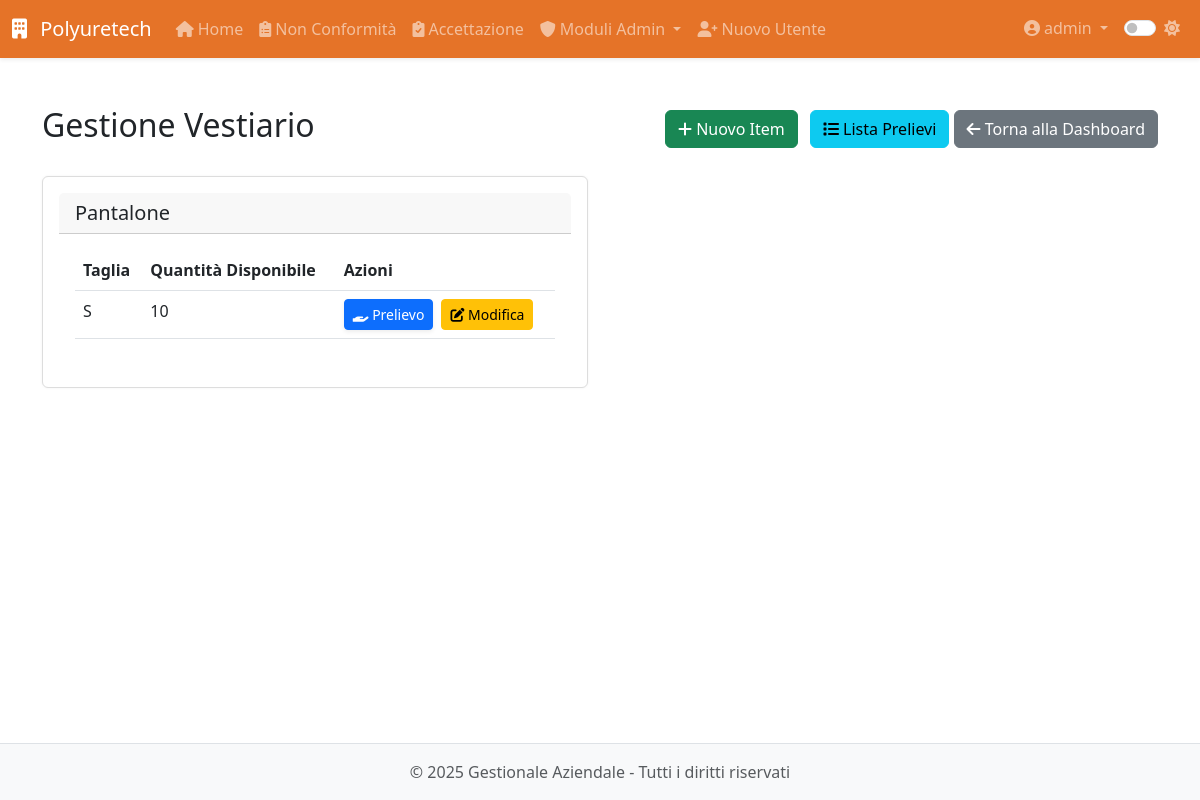
/modulo8/vestiario (signed in), run on the app's committed database.
### app/models.py (models this page shows, shortened)
class User(UserMixin, db.Model):
    __tablename__ = 'users'
    id = db.Column(db.Integer, primary_key=True)
    username = db.Column(db.String(64), unique=True, nullable=False, index=True)
    email = db.Column(db.String(120), unique=True, nullable=False, index=True)
    password_hash = db.Column(db.String(128), nullable=False)
    role = db.Column(db.String(20), default='operatore')  # 'operatore' o 'admin'
    created_at = db.Column(db.DateTime, default=datetime.utcnow)
    last_login = db.Column(db.DateTime)
    is_active = db.Column(db.Boolean, default=True)
    is_admin = db.Column(db.Boolean, default=False)
    modules = db.Column(db.String(255), default='')  # Lista di moduli accessibili separati da virgola
    modulo1_entries = db.relationship('Modulo1Entry',
                               backref='author',
                               lazy='dynamic',
                               foreign_keys='Modulo1Entry.user_id')
    modulo5_entries = db.relationship('Modulo5Entry',
                               backref='author',
                               lazy='dynamic',
                               foreign_keys='Modulo5Entry.user_id')
    def is_admin(self):
        return self.role == 'admin'

class Inventory(db.Model):
    __tablename__ = 'inventory'
    id = db.Column(db.Integer, primary_key=True)
    nome = db.Column(db.String(128), nullable=False)
    taglia = db.Column(db.String(64))                        # facoltativa
    quantita = db.Column(db.Integer, default=0, nullable=False)

### app/routes/modulo8.py (the view)
@modulo8.route('/vestiario')
@login_required
@admin_required
def vestiario():
    inventory = Inventory.query.order_by(Inventory.nome, Inventory.taglia).all()
    dipendenti = Dipendente.query.filter_by(archiviato=False).order_by(Dipendente.nome, Dipendente.cognome).all()
    return render_template(
        'modulo8/vestiario.html',
        inventory=inventory,
        dipendenti=dipendenti
    )

### app/models.py (called while the page is built)
@login_manager.user_loader
def load_user(id):
    return User.query.get(int(id))

### app/utils.py (called while the page is built)
def admin_required(f):
    @wraps(f)
    def decorated_function(*args, **kwargs):
        if not current_user.is_admin:
            abort(403)
        return f(*args, **kwargs)
    return decorated_function

### app/templates/modulo8/vestiario.html (shortened to what this page needs)
{% extends 'base.html' %}
{% block content %}
<div class="module-view">
    <div class="d-flex justify-content-between align-items-center mb-4">
        <h2>Gestione Vestiario</h2>
        <div>
            <a href="{{ url_for('modulo8.aggiungi_item_vestiario') }}" class="btn btn-success">
                <i class="fas fa-plus"></i> Nuovo Item
            </a>
            <a href="{{ url_for('modulo8.lista_prelievi_vestiario') }}" class="btn btn-info ms-2">
                <i class="fas fa-list"></i> Lista Prelievi
            </a>
            <a href="{{ url_for('modulo8.dashboard') }}" class="btn btn-secondary">
                <i class="fas fa-arrow-left"></i> Torna alla Dashboard
            </a>
        </div>
    </div>
    <div class="row">
        {% for nome, items in inventory|groupby('nome') %}
        <div class="col-md-6 mb-4">
            <div class="card">
                <div class="card-header">
                    <h5 class="card-title mb-0">{{ nome }}</h5>
                </div>
                <div class="card-body">
                    <div class="table-responsive">
                        <table class="table">
                            <thead>
                                <tr>
                                    <th>Taglia</th>
                                    <th>Quantità Disponibile</th>
                                    <th>Azioni</th>
                                </tr>
                            </thead>
                            <tbody>
                                {% for item in items %}
                                <tr>
                                    <td>{{ item.taglia }}</td>
                                    <td>{{ item.quantita }}</td>
                                    <td>
                                        <div class="d-flex gap-2">
                                            <button type="button"
                                                    class="btn btn-primary btn-sm"
                                                    data-bs-toggle="modal"
                                                    data-bs-target="#prelievoModal{{ item.id }}">
                                                <i class="fas fa-hand-holding"></i> Prelievo
                                            </button>
                                            <a href="{{ url_for('modulo8.modifica_item_vestiario', id=item.id) }}"
                                               class="btn btn-warning btn-sm">
                                                <i class="fas fa-edit"></i> Modifica
                                            </a>
                                        </div>
                                    </td>
                                </tr>
                                {% endfor %}
                            </tbody>
                        </table>
                    </div>
                </div>
            </div>
        </div>
        {% endfor %}
    </div>
</div>
{% endblock %}

### app/templates/base.html (shortened to what this page needs)
<!DOCTYPE html>
<html lang="it">
<head>
    <link href="https://cdn.jsdelivr.net/npm/bootstrap@5.3.0-alpha1/dist/css/bootstrap.min.css" rel="stylesheet">
    <link rel="stylesheet" href="https://cdnjs.cloudflare.com/ajax/libs/font-awesome/6.0.0/css/all.min.css">
    <link id="theme-style" rel="stylesheet" href="{{ url_for('static', filename='css/theme-' + theme + '.css') }}">
    <link rel="stylesheet" href="{{ url_for('static', filename='css/style.css') }}">
    <link rel="stylesheet" href="{{ url_for('static', filename='css/modulo8.css') }}">
</head>
<body>
    <header class="navbar navbar-expand-lg navbar-dark bg-primary sticky-top shadow-sm">
        <div class="container-fluid">
            <a class="navbar-brand" href="{{ url_for('dashboard.index') }}">
                <i class="fas fa-building me-2"></i> Polyuretech
            </a>
            <div class="collapse navbar-collapse" id="navbarMain">
                {% if current_user.is_authenticated %}
                <ul class="navbar-nav me-auto">
                    <li class="nav-item">
                        <a class="nav-link" href="{{ url_for('dashboard.index') }}">
                            <i class="fas fa-home me-1"></i>Home
                        </a>
                    </li>
                    <li class="nav-item">
                        <a class="nav-link" href="{{ url_for('modulo1.index') }}">
                            <i class="fas fa-clipboard-list me-1"></i>Non Conformità
                        </a>
                    </li>
                    <li class="nav-item">
                        <a class="nav-link" href="{{ url_for('modulo5.index') }}">
                            <i class="fas fa-clipboard-check me-1"></i>Accettazione
                        </a>
                    </li>
                    {% if current_user.is_admin() %}
                    <li class="nav-item dropdown">
                        <a class="nav-link dropdown-toggle" href="#" id="adminModulesDropdown" data-bs-toggle="dropdown">
                            <i class="fas fa-shield-alt me-1"></i>Moduli Admin
                        </a>
                    </li>
                    <li class="nav-item">
                        <a class="nav-link" href="{{ url_for('auth.register') }}">
                            <i class="fas fa-user-plus me-1"></i>Nuovo Utente
                        </a>
                    </li>
                    {% endif %}
                </ul>
                <ul class="navbar-nav ms-auto">
                    <li class="nav-item dropdown">
                        <a class="nav-link dropdown-toggle" href="#" id="userDropdown" data-bs-toggle="dropdown">
                            <i class="fas fa-user-circle me-1"></i>{{ current_user.username }}
                        </a>
                    </li>
                    <li class="nav-item">
                        <div class="nav-link">
                            <div class="form-check form-switch">
                                <input class="form-check-input" type="checkbox" id="darkModeToggle" {% if theme == 'dark' %}checked{% endif %}>
                                <label class="form-check-label" for="darkModeToggle">
                                    <i id="theme-icon" class="fas {% if theme == 'dark' %}fa-moon{% else %}fa-sun{% endif %}"></i>
                                </label>
                            </div>
                        </div>
                    </li>
                </ul>
                {% endif %}
            </div>
        </div>
    </header>
    <main class="container py-4">
        {% block content %}{% endblock %}
    </main>
    <footer class="footer mt-auto py-3 bg-light">
        <div class="container text-center">
            <span class="text-muted">&copy; {{ current_year }} {{ app_name }} - Tutti i diritti riservati</span>
        </div>
    </footer>
</body>
</html>

### app/static/css/theme-light.css (style rules this page uses)
:root { --primary-color: #e05a00d7; --secondary-color: #6c757d; --bg-color: #ffffff; --text-color: #212529; --border-color: #dee2e6; --hover-bg: #f8f9fa; --card-bg: #ffffff; --card-border: #e9ecef; --input-bg: #ffffff; --input-border: #ced4da; --footer-bg: #f8f9fa; --footer-text: #6c757d; --bs-primary-rgb: 0, 0, 0; --bs-success-rgb: 1, 150, 20; --bs-info-rgb: 0, 0, 255; --bs-purple-rgb: 128, 0, 128; --bs-orange-rgb: 255, 165, 0; --bs-teal-rgb: 180, 180, 180; --bs-warning-rgb: 255, 255, 0; --bs-danger-rgb: 255, 0, 0; --bs-btn-bg: #ffffff; }
body { background-color: var(--bg-color); color: var(--text-color); transition: all 0.3s ease; }
.navbar-dark { background-color: var(--primary-color) !important; }
.card { background-color: var(--card-bg); border-color: var(--card-border); box-shadow: 0 0.125rem 0.25rem rgba(0, 0, 0, 0.075); transition: all 0.3s ease; }
.footer { background-color: var(--footer-bg) !important; color: var(--footer-text); border-top: 1px solid var(--border-color); }
.table { color: var(--text-color); }

### app/static/css/style.css (style rules this page uses)
body { display: flex; flex-direction: column; min-height: 100vh; }
main { flex: 1; }
.btn-primary { box-shadow: 0 .125rem .25rem rgba(0,0,0,.075); }
.table-responsive { overflow-x: auto; -webkit-overflow-scrolling: touch; }

### app/static/css/modulo8.css (style rules this page uses)
.card { background: #fff; padding: 1rem; border: 1px solid #ddd; border-radius: 6px; margin-bottom: 1rem; box-shadow: 0 0 3px rgba(0,0,0,0.05); }

### data on the page
User: username "admin"
Inventory: nome "Pantalone", taglia "S", quantita "10"

### other printed values
{{ app_name }} "Gestionale Aziendale"
